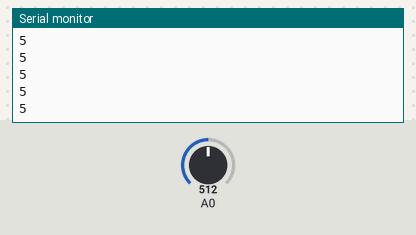
Simulated run of this sketch. Board: Arduino Uno, built with avr-gcc and run on an emulated ATmega328P. Parts: the last lines printed to the serial monitor. The inputs (shaded band) are chosen by the test bench; at power-on: A0 = 512.

Above: at 1.2 s.
1.3 s: A0 set to 716
At 2.4 s:
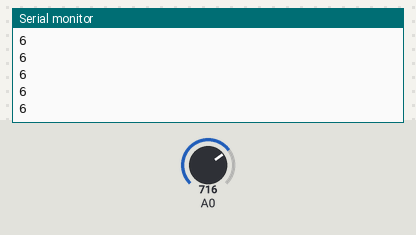
2.8 s: A0 set to 900
At 3.8 s:
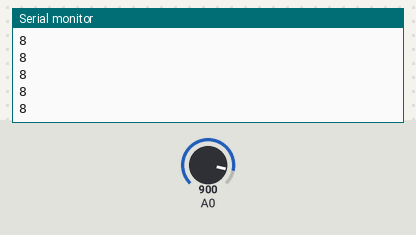
Timing chart, 0 to 5.8 s (numbered marks = the images above; inputs shaded):
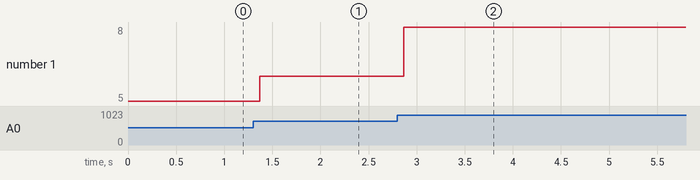

The sketch:

sketch_jan30a.ino
```cpp
int pot;

void setup() {
  // put your setup code here, to run once:
  pinMode(A0, INPUT);

  Serial.begin(9600);

}

void loop() {
  // put your main code here, to run repeatedly:
  pot = analogRead(A0);
//  pot = (pot*100*5)/1023;
  pot= map(pot,0,1023,0,10);
  Serial.println(pot);

}
```

Measured:
- after the input at 1.3 s, the serial monitor: prints a new line after 0.07 s (image 1)
- after the input at 2.8 s, the serial monitor: prints a new line after 0.07 s (image 2)
- plotted number 1: 5 → 6 after the input at 1.3 s, 6 → 8 after the input at 2.8 s
